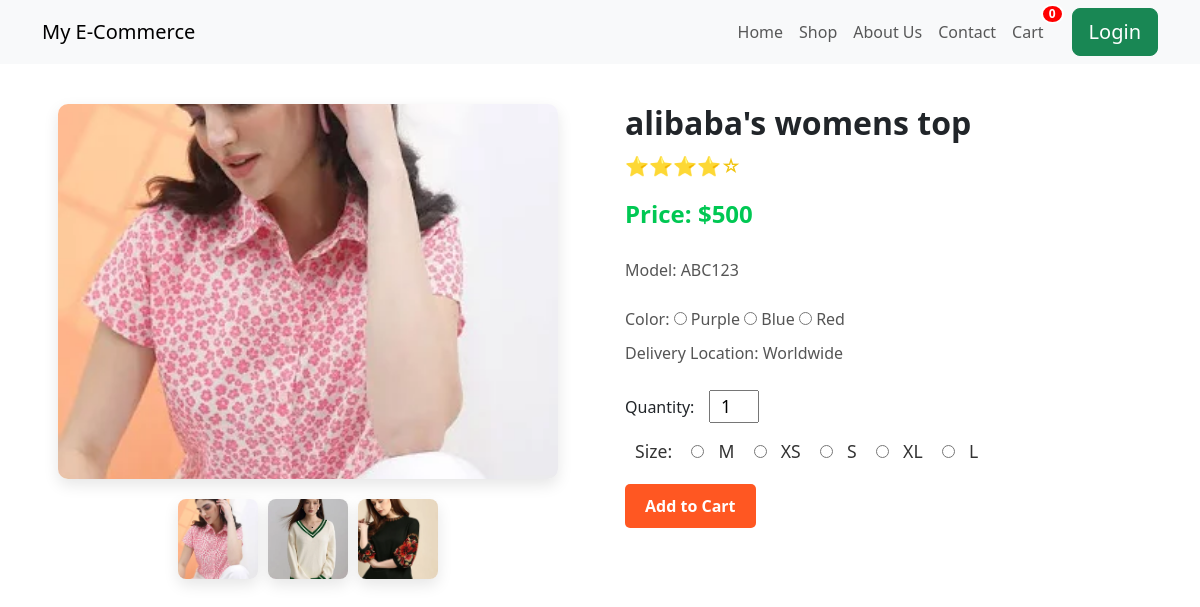
The app's page /product/alibabas-womens-top with its own data.
### products/models.py (models this page shows, shortened)
class Product(BaseModel):
    product_name=models.CharField(max_length=100)
    product_description=models.CharField(max_length=1000)
    slug=models.SlugField(unique=True,null=True,blank=True)
    price=models.IntegerField(default=500)
    size=models.ManyToManyField(Size, blank=True)
    color=models.ManyToManyField(Color, blank=True)
    category=models.ForeignKey(Category,on_delete=models.SET_NULL,related_name='products', null=True)

class ProductImage(models.Model):
    product=models.ForeignKey(Product,on_delete=models.CASCADE, related_name='product_images')
    product_image=models.ImageField(upload_to='product')

class Color(BaseModel):
    color_name=models.CharField(max_length=100)
    price=models.IntegerField()

class Size(BaseModel):
    size_name=models.CharField(max_length=10)
    price=models.IntegerField()

### products/views.py (the view)
# urls.py: path("<str:slug>",product_page,name="product_page")
def product_page(request, slug):
    selected_size=request.GET.get("size")
    try:
        product=Product.objects.get(slug=slug)
    except  Exception as e:
        print(e)
        return HttpResponse("404 Not Found")
    context={"product":product}
    if selected_size:
        total_price=product.get_product_by_size(selected_size)
        context["total_price"]=total_price
    return render(request,'products/product_page.html',context)

### templates/products/product_page.html (shortened to what this page needs)
{% include 'base/navbar_base.html' %}
{% block navbar_content %}
<div class="product-container">
    <div class="product-page">
        <div class="image-section">
            <img src="{{ product.product_images.first.product_image.url }}" alt="Product Image" class="main-image">
            <div class="thumbnail-section">
                {% for image in product.product_images.all %}
                <img src="{{image.product_image.url}}" alt="Thumbnail 1" class="thumbnail">
                {% endfor %}
            </div>
        </div>
        <div class="details-section">
            <h1 class="product-name">{{product.product_name}}</h1>
            <div class="rating">⭐⭐⭐⭐☆</div>
            <p class="price">Price: {% if total_price %} {{total_price}} {% else %} ${{product.price}}{% endif %}</p>
            <p class="model">Model: ABC123</p>
            {% if product.color.count %}
            <p class="color">Color:
                {% for color in product.color.all %}
                <input type="radio" id="{{ color.color_name }}" name="color" value="{{ color.color_name }}">
                <label for="{{ color.color_name }}">{{ color.color_name }}</label>
                {% endfor %}
            </p>
            {% endif %}
            <p class="delivery-loc">Delivery Location: Worldwide</p>
            <div class="quantity-section">
                <label for="quantity">Quantity:</label>
                <input type="number" id="quantity" name="quantity" value="1" min="1">
            </div>
            {% if product.size.count %}
            <div class="size-section">
                <label>Size:</label>
                {% for size in product.size.all %}
                    <input type="radio" id="{{ size.size_name }}" name="size" value="{{ size.size_name }}"
                           onclick="updateSizeInUrl('{{ size.size_name }}')">
                    <label for="{{ size.size_name }}">{{ size.size_name }}</label>
                {% endfor %}
            </div>
            {% endif %}
            <div class="add-to-cart-section">
                <form action="{% url 'add_to_cart' product.uid %}" method="GET">
                    <button type="submit" class="add-to-cart-button">Add to Cart</button>
                </form>
            </div>
        </div>
    </div>
</div>
{% endblock %}

### templates/products/product_page.html (style rules this page uses)
.product-page { display: flex; gap: 50px; padding: 40px; }
.image-section { flex: 1; display: flex; flex-direction: column; align-items: center; }
.main-image { width: 100%; max-width: 500px; height: auto; aspect-ratio: 4/3; border-radius: 10px; object-fit: cover; box-shadow: 0 6px 15px rgba(0, 0, 0, 0.1); transition: transform 0.3s ease, box-shadow 0.3s ease; }
.thumbnail-section { display: flex; gap: 10px; margin-top: 20px; }
.thumbnail { box-shadow: 0 6px 15px rgba(0, 0, 0, 0.1); width: 80px; height: 80px; object-fit: cover; border-radius: 8px; cursor: pointer; transition: transform 0.3s ease, box-shadow 0.3s ease; }
.details-section { flex: 1; display: flex; flex-direction: column; }
.product-name { font-size: 2em; font-weight: bold; margin-bottom: 10px; }
.rating { font-size: 1.2em; color: #f1c40f; margin-bottom: 15px; }
.price { font-size: 1.5rem; font-weight: bold; color: #00c853; animation: bouncePrice 2s ease infinite; }
.description, .model, .color, .delivery-loc { margin-bottom: 10px; color: #555; }
.quantity-section, .size-section { margin-top: 20px; }
input[type="number"] { width: 50px; text-align: center; font-size: 1.1em; margin-left: 10px; }
.size-section label { margin-left: 10px; margin-right: 15px; font-size: 1.1em; color: #333; }
.add-to-cart-button { background-color: #ff5722; color: white; padding: 10px 20px; font-size: 16px; font-weight: bold; border: none; cursor: pointer; border-radius: 5px; transition: background-color 0.3s ease, transform 0.3s ease; }
.add-to-cart-section { margin-top: 20px; }
.quantity-section { margin-top: 15px; }
.size-section, .color { margin-top: 15px; }

### records on screen
Product: product_images.first.product_image (picture), product_name "alibaba's womens top", price "500"
ProductImage: product_image (picture)
ProductImage: product_image (picture)
ProductImage: product_image (picture)
Color: color_name "Purple"
Color: color_name "Blue"
Color: color_name "Red"
Size: size_name "M"
Size: size_name "XS"
Size: size_name "S"
Size: size_name "XL"
Size: size_name "L"
